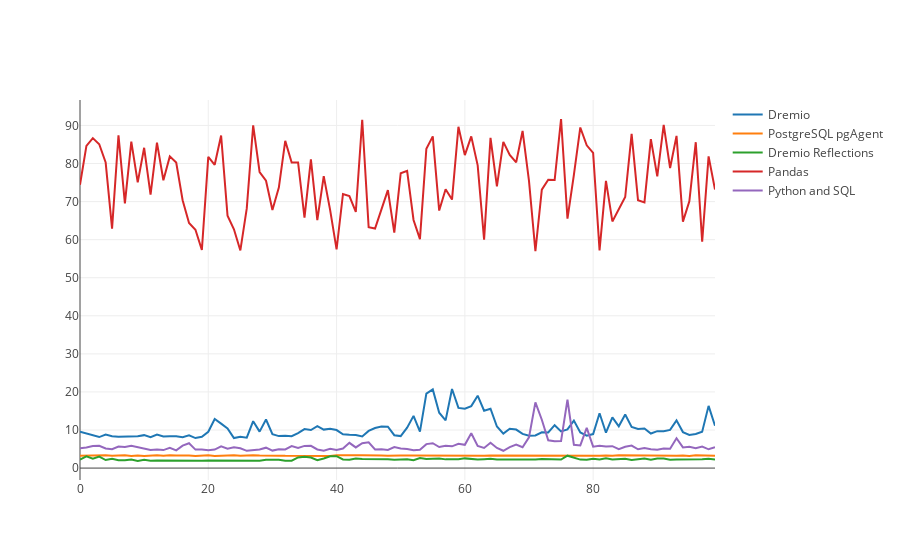

This figure's notebook cell:
### Code cell
SF_dremio_trace = go.Scatter(x=SF_dremio.index, y=SF_dremio['duration'], name = 'Dremio')
SF_dremio_reflections_trace = go.Scatter(x=SF_dremio_reflections.index, y=SF_dremio_reflections['duration'], name = 'Dremio Reflections')
SF_postgresa_trace = go.Scatter(x=SF_postgres.index, y=SF_postgres['duration'], name = 'PostgreSQL pgAgent')
SF_pandas_race = go.Scatter(x=SF_pandas.index, y=SF_pandas['duration'], name = 'Pandas')
SF_python_sql_trace = go.Scatter(x=SF_python_sql.index, y=SF_python_sql['duration'], name = 'Python and SQL')



py.iplot([SF_dremio_trace
          , SF_postgres_trace
          , SF_dremio_reflections_trace
          , SF_pandas_race
          , SF_python_sql_trace
         ])
